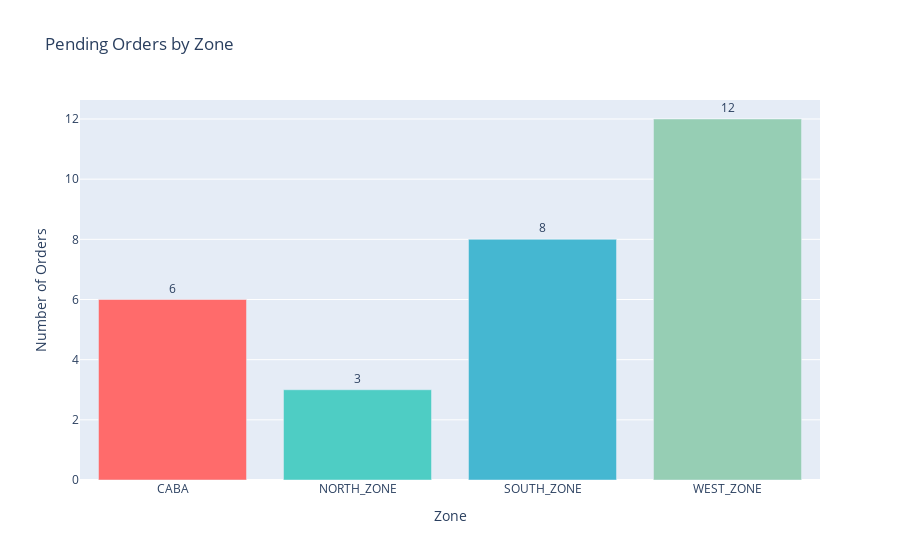

The notebook cell saved with this chart:
### Code cell
# Chart 1: Orders by Zone (Pending only)
pending_orders = all_orders_df[all_orders_df["status"] == "pending"]
orders_by_zone = pending_orders.groupby("delivery_zone_id").agg({
    "order_id": "count",
    "total_pallets": "sum"
}).reset_index()
orders_by_zone.columns = ["zone", "order_count", "total_pallets"]

fig = px.bar(
    orders_by_zone,
    x="zone",
    y="order_count",
    color="zone",
    color_discrete_map=zone_color_map,
    title="Pending Orders by Zone",
    labels={"order_count": "Number of Orders", "zone": "Zone"},
    text="order_count"
)
fig.update_traces(textposition="outside")
fig.update_layout(
    showlegend=False,
    xaxis_title="Zone",
    yaxis_title="Number of Orders"
)
fig.show()

### Figure 1 — Plotly figure (JSON) as saved in the notebook; plotly's stock layout.template omitted (floating-point values rounded to 4 significant figures)
{"data": [{"hovertemplate": "Zone=%{x}<br>Number of Orders=%{text}<extra></extra>", "legendgroup": "CABA", "marker": {"color": "#FF6B6B", "pattern": {"shape": ""}}, "name": "CABA", "orientation": "v", "showlegend": true, "text": [6.0], "textposition": "outside", "type": "bar", "x": ["CABA"], "xaxis": "x", "y": [6], "yaxis": "y"}, {"hovertemplate": "Zone=%{x}<br>Number of Orders=%{text}<extra></extra>", "legendgroup": "NORTH_ZONE", "marker": {"color": "#4ECDC4", "pattern": {"shape": ""}}, "name": "NORTH_ZONE", "orientation": "v", "showlegend": true, "text": [3.0], "textposition": "outside", "type": "bar", "x": ["NORTH_ZONE"], "xaxis": "x", "y": [3], "yaxis": "y"}, {"hovertemplate": "Zone=%{x}<br>Number of Orders=%{text}<extra></extra>", "legendgroup": "SOUTH_ZONE", "marker": {"color": "#45B7D1", "pattern": {"shape": ""}}, "name": "SOUTH_ZONE", "orientation": "v", "showlegend": true, "text": [8.0], "textposition": "outside", "type": "bar", "x": ["SOUTH_ZONE"], "xaxis": "x", "y": [8], "yaxis": "y"}, {"hovertemplate": "Zone=%{x}<br>Number of Orders=%{text}<extra></extra>", "legendgroup": "WEST_ZONE", "marker": {"color": "#96CEB4", "pattern": {"shape": ""}}, "name": "WEST_ZONE", "orientation": "v", "showlegend": true, "text": [12.0], "textposition": "outside", "type": "bar", "x": ["WEST_ZONE"], "xaxis": "x", "y": [12], "yaxis": "y"}], "layout": {"barmode": "relative", "legend": {"title": {"text": "Zone"}, "tracegroupgap": 0}, "showlegend": false, "title": {"text": "Pending Orders by Zone"}, "xaxis": {"anchor": "y", "categoryarray": ["CABA", "NORTH_ZONE", "SOUTH_ZONE", "WEST_ZONE"], "categoryorder": "array", "domain": [0, 1], "title": {"text": "Zone"}}, "yaxis": {"anchor": "x", "domain": [0, 1], "title": {"text": "Number of Orders"}}}}
